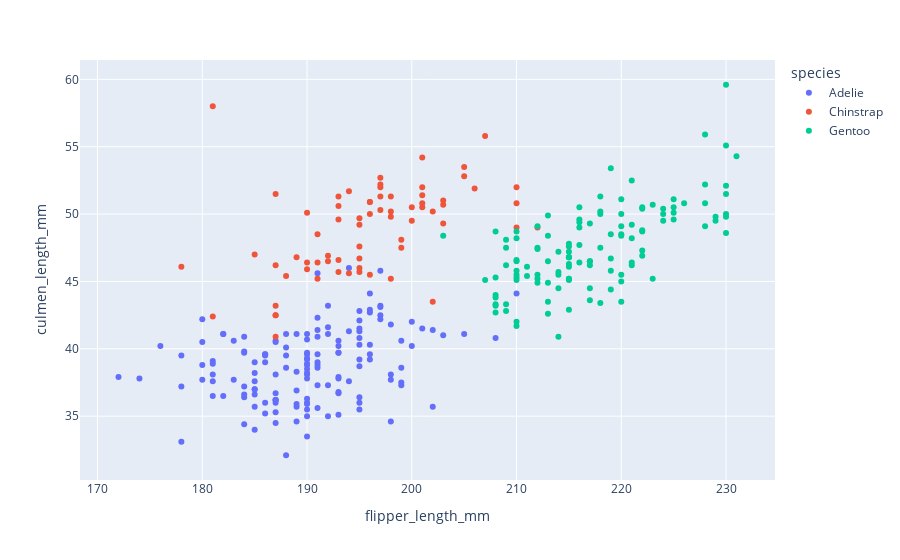

Write notebook code for a chart like this one.
### Code cell
# con plotly
import plotly.express as px
fig = px.scatter(
    df,
    x='flipper_length_mm',
    y='culmen_length_mm',
    color='species'
)
fig.show()
